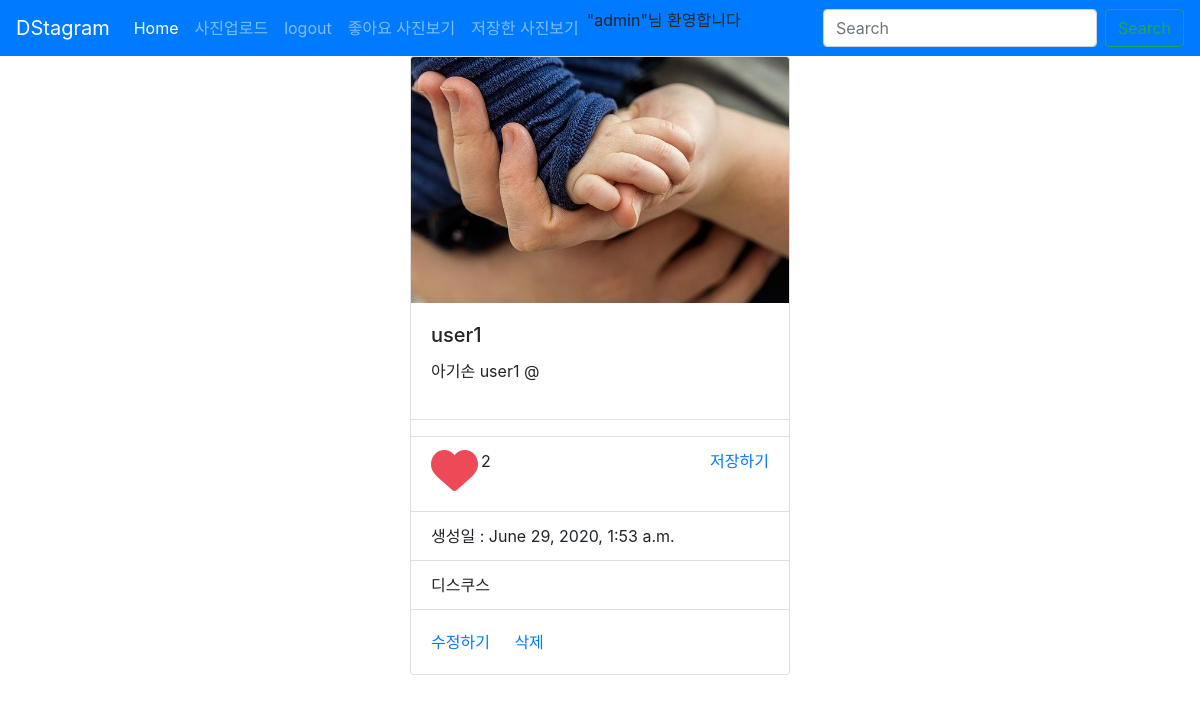
The app's page /detail/3/ (signed in) with its own data.
### photo/models.py (models this page shows, shortened)
class Photo(models.Model):
    author = models.ForeignKey(User, on_delete=models.CASCADE, related_name='user')
    text= models.TextField(blank=True)
    image = models.ImageField(upload_to='timeline_photo/&Y/&m/&d')
    created = models.DateTimeField(auto_now_add=True)
    updated = models.DateTimeField(auto_now=True)
    like = models.ManyToManyField(User, related_name='like_post',blank=True)
    favorite = models.ManyToManyField(User, related_name='favorite_post',blank=True)
    class Meta:
        ordering = ['-created']

### photo/views.py (the view)
# urls.py: path("detail/<int:pk>/", PhotoDetail.as_view(), name='detail'),
class PhotoDetail(DetailView):
    model = Photo
    template_name_suffix ='_detail'

### photo/templates/photo/photo_detail.html (shortened to what this page needs)
{% extends 'base.html' %}
{% block content %}
<div class="row">
    <div class="col"></div>
    <div class="col-12 col-xl-4 col-md-4">
        <div class="card" style="">
            <img src=" {{object.image.url}}" class="card-img-top" alt="...">
            <div class="card-body">
                <h5 class="card-title"> {{object.author}}</h5>
                <p class="card-text"> {{object.text}}</p>
            </div>
            <hr>
            <ul class ="list-group list-group-flush">
                <li class ="list-group-item">
                    <a href="{% url 'photo:like' object.id %}"
                    class="float-left btn-like {% if user in object.like.all %}active{%endif%}">좋아요!</a>
                    {% if object.like.all.count %}
                    <span>{{object.like.all.count}}</span>
                    {% endif %}
                    <a href="{% url 'photo:favorite' object.id %}"
                    class="float-right btn-favorite{% if user in object.like.all%}active{%endif%}">저장하기</a>
                </li>
                <li class="list-group-item">생성일 : {{ object.created }}</li>
                <li class="list-group-item">디스쿠스</li>
            </ul>
            <div class="card-body">
                <a href="{% url 'photo:update' object.id %}" class="card-link">수정하기</a>
                <a href="{% url 'photo:delete' object.id %}" class="card-link">삭제</a>
            </div>
        </div>
    </div>
    <div class="col"></div>
</div>
{% endblock %}

### layout/base.html (shortened to what this page needs)
  <!DOCTYPE html>
  <html lang="en">
  <head>
      <link rel="stylesheet" href="https://stackpath.bootstrapcdn.com/bootstrap/4.5.0/css/bootstrap.min.css">
    </head>
  <body>
    {% load static %}
    <nav class="navbar navbar-expand-lg navbar-dark bg-primary">
        <a class="navbar-brand" href="#">DStagram</a>
        <div class="collapse navbar-collapse" id="navbarTogglerDemo03">
          <ul class="navbar-nav mr-auto mt-2 mt-lg-0">
            <li class="nav-item active">
              <a class="nav-link" href="{% url 'photo:index' %}">Home <span class="sr-only">(current)</span></a>
            </li>
            {%if user.is_authenticated %}
            <li class="nav-item">
              <a class="nav-link" href="{% url 'photo:create'%}">사진업로드</a>
            </li>
            <li class="nav-item">
              <a class="nav-link" href="{% url 'accounts:logout'%}">logout</a>
            </li>
            {% else %}
            <li class="nav-item">
              <a class="nav-link" href="{% url 'accounts:login'%}">Login</a>
            </li>
            {% endif %}
            <li class="nav-item">
              <a class="nav-link" href="{% url 'photo:like_list'%}">좋아요 사진보기</a>
            </li>
            <li class="nav-item">
              <a class="nav-link" href="{% url 'photo:favorite_list'%}">저장한 사진보기</a>
            </li>
            <li class="nav-item">
              <p>"{{request.user.username}}"님 환영합니다</p>
            </li>
          </ul>
          <form class="form-inline my-2 my-lg-0">
            <input class="form-control mr-sm-2" type="search" placeholder="Search" aria-label="Search">
            <button class="btn btn-outline-success my-2 my-sm-0" type="submit">Search</button>
          </form>
        </div>
      </nav>
      {% block content %}
      {% endblock %}
  </body>
  </html>

### records on screen
Photo: image (picture), author "user1", text "아기손 user1 @", like.all.count "2", created "June 29, 2020, 1:53 a.m."

### other values on screen
{{ request.user.username }} "admin"
